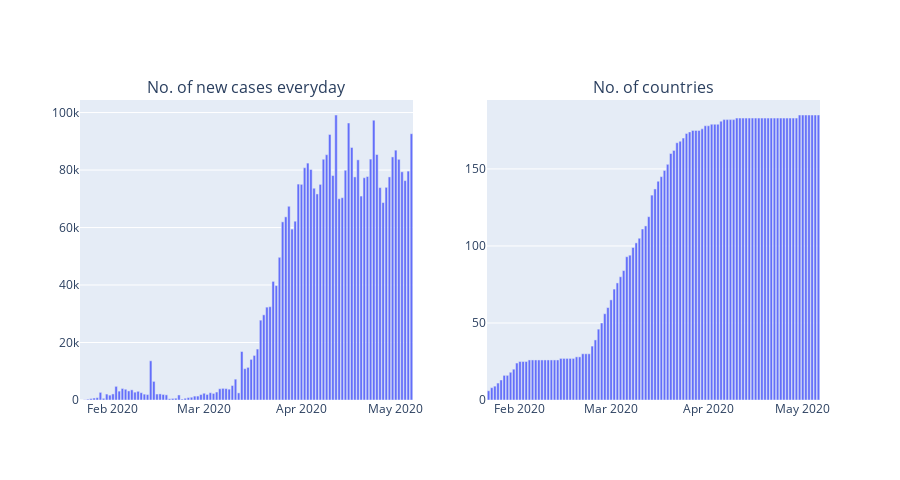

Notebook code cell kept with this figure:
### Code cell
fig_c = px.bar(day_wise, x="Date", y="New cases")
fig_d = px.bar(day_wise, x="Date", y="No. of countries")

fig = make_subplots(rows=1, cols=2, shared_xaxes=False, horizontal_spacing=0.1,
                    subplot_titles=('No. of new cases everyday', 'No. of countries'))

fig.add_trace(fig_c['data'][0], row=1, col=1)
fig.add_trace(fig_d['data'][0], row=1, col=2)

fig.update_layout(height=480)
fig.show()
